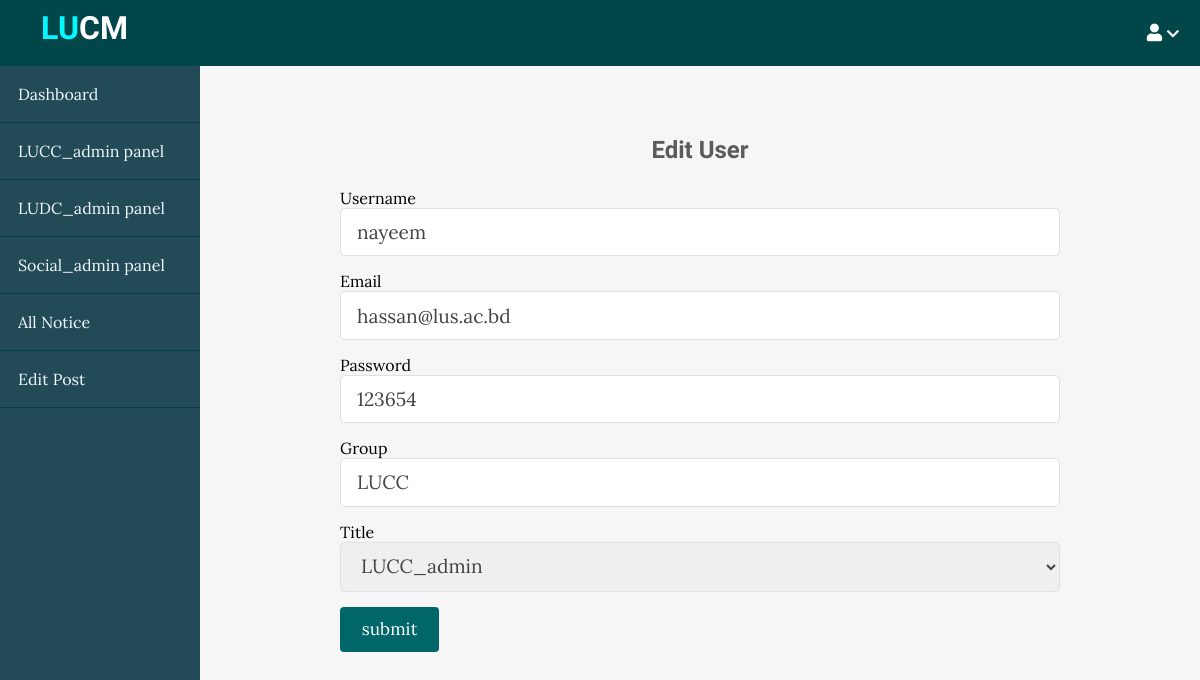
/editBy_SuperAdmin/15, run on the app's committed database.
### tables this page shows
CREATE TABLE `table_user` (
  `id` int(11) NOT NULL,
  `user_id` varchar(150) NOT NULL,
  `email` varchar(200) NOT NULL,
  `password` varchar(100) NOT NULL,
  `title` varchar(100) NOT NULL,
  `group_name` varchar(100) NOT NULL,
  `name` varchar(120) NOT NULL,
  `batch` varchar(120) NOT NULL,
  `section` varchar(120) NOT NULL,
  `department` varchar(120) NOT NULL,
  `address` varchar(200) NOT NULL,
  `contact` varchar(30) NOT NULL,
  `image` varchar(255) NOT NULL,
  `created` timestamp NOT NULL DEFAULT current_timestamp()
);

### application/controllers/Author.php (called while the page is built, shortened)
<?php
class Author extends CI_Controller {
	public function __construct(){
		$this->load->helper(array('form', 'url'));
        $this->load->library('form_validation');
		$this->load->model('Author_Model');
        $this->load->model('Post_Model');
	}
    public function edit($id){
        $data['header_src'] = $this->load->view('inc/Super_admin/header_src', '', true);
        $data['main_menu'] = $this->load->view('inc/Super_admin/main_menu', '', true);
        $data['sidebar'] = $this->load->view('inc/Super_admin/sidebar', '', true);
        $data['user_record'] = $this->Author_Model->slect_sigle_row($id);
       $this->load->view('Super_admin/EditUser', $data);
    }
}

### index.php (called while the page is built, shortened)
<?php
require_once BASEPATH.'core/CodeIgniter.php';

### application/models/Author_Model.php (called while the page is built, shortened)
<?php
    class Author_Model extends CI_Model {
        public function slect_sigle_row($id){
            $query = $this->db->query("select * from table_user where id='$id'");
            return $query->result();
        }
}
?>

### application/views/Super_admin/EditUser.php (the view, shortened to what this page needs)
<?php echo $header_src;?>
<body>
        <?= $main_menu; ?>
        <div class="admin-wrapper">
            <?= $sidebar;?>
            <div class="admin-content">
                <div class="content">
                    <h2 class="page-title">Edit User</h2>
                    <form action="<?php echo base_url()?>super_admin_edit" method="post">
                        <?php foreach($user_record as $value){?>
                        <div>
                            <label>Username</label>
                            <input type="text" name="username"
                                class="text-input" value="<?=$value->user_id;?>">
                        </div>
                        <div>
                            <label>Email</label>
                            <input type="email" name="email" class="text-input" value="<?= $value->email?>">
                        </div>
                        <div>
                            <label>Password</label>
                            <input type="text" name="password"
                                class="text-input" value="<?= $value->password;?>">
                        </div>
                        <div>
                            <label>Group</label>
                            <input type="text" name="group_name"
                                class="text-input" value="<?= $value->group_name;?>">
                        </div>
                        <div>
                            <label>Title</label>
                            <select name="title" class="text-input">
                                <option value="<?= $value->title;?>"><?= $value->title;?></option>
                            </select>
                        </div>
                        <?php }?>
                        <div>
                            <button type="submit" class="btn btn-big">submit</button>
                        </div>
                    </form>
                </div>
            </div>
        </div>
    </body>
</html>

### assets/Super_admin/css/style.css (style rules this page uses)
* { box-sizing: border-box }
html, body { height: 100%; padding: 0px; margin: 0px; background: #f6f6f6; font-family: 'Lora', serif; }
h1, h2, h3, h4, h5, h6 { font-family: 'Candal', serif; color: #5c5b5b; margin: 5px; }
.btn { padding: .5rem 1rem; background: #006669; color: white; border: 1px solid transparent; border-radius: .25rem; font-size: 1.08em; font-family: 'Lora', serif; }
.btn-big { padding: .7rem 1.3rem; line-height: 1.3rem; }
.text-input { padding: .7rem 1rem; display: block; width: 100%; border-radius: 5px; border: 1px solid #e0e0e0; outline: none; color: #444; line-height: 1.5rem; font-size: 1.2em; font-family: 'Lora', serif; }
.content { width: 90%; margin: 30px auto 30px; }

### assets/Super_admin/css/admin.css (style rules this page uses)
.admin-wrapper { display: flex; height: calc(100% - 66px); }
.admin-wrapper .admin-content { flex: 8; height: 100%; padding: 40px 100px 100px; overflow-y: scroll; }
.admin-content .page-title { text-align: center; margin-bottom: 1.5rem; }
form div { margin-bottom: 15px; }

### data on the page
table_user: username "nayeem", email "hassan@lus.ac.bd", password "123654", group_name "LUCC", title "LUCC_admin"
